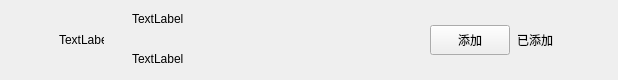
<?xml version="1.0" encoding="UTF-8"?>
<ui version="4.0">
 <class>ApplyFriendItem</class>
 <widget class="QWidget" name="ApplyFriendItem">
  <property name="geometry">
   <rect>
    <x>0</x>
    <y>0</y>
    <width>618</width>
    <height>80</height>
   </rect>
  </property>
  <property name="minimumSize">
   <size>
    <width>0</width>
    <height>80</height>
   </size>
  </property>
  <property name="maximumSize">
   <size>
    <width>16777215</width>
    <height>80</height>
   </size>
  </property>
  <property name="windowTitle">
   <string>Form</string>
  </property>
  <layout class="QHBoxLayout" name="horizontalLayout">
   <property name="spacing">
    <number>6</number>
   </property>
   <property name="leftMargin">
    <number>9</number>
   </property>
   <property name="topMargin">
    <number>0</number>
   </property>
   <property name="rightMargin">
    <number>0</number>
   </property>
   <property name="bottomMargin">
    <number>0</number>
   </property>
   <item>
    <spacer name="horizontalSpacer">
     <property name="orientation">
      <enum>Qt::Orientation::Horizontal</enum>
     </property>
     <property name="sizeType">
      <enum>QSizePolicy::Policy::Fixed</enum>
     </property>
     <property name="sizeHint" stdset="0">
      <size>
       <width>50</width>
       <height>20</height>
      </size>
     </property>
    </spacer>
   </item>
   <item>
    <widget class="QLabel" name="icon_lb">
     <property name="minimumSize">
      <size>
       <width>45</width>
       <height>45</height>
      </size>
     </property>
     <property name="maximumSize">
      <size>
       <width>45</width>
       <height>45</height>
      </size>
     </property>
     <property name="text">
      <string>TextLabel</string>
     </property>
    </widget>
   </item>
   <item>
    <widget class="QWidget" name="widget" native="true">
     <layout class="QHBoxLayout" name="horizontalLayout_2">
      <property name="spacing">
       <number>7</number>
      </property>
      <property name="leftMargin">
       <number>11</number>
      </property>
      <property name="topMargin">
       <number>2</number>
      </property>
      <property name="rightMargin">
       <number>11</number>
      </property>
      <property name="bottomMargin">
       <number>2</number>
      </property>
      <item>
       <widget class="QWidget" name="widget_2" native="true">
        <layout class="QVBoxLayout" name="verticalLayout">
         <property name="spacing">
          <number>10</number>
         </property>
         <property name="leftMargin">
          <number>11</number>
         </property>
         <property name="topMargin">
          <number>2</number>
         </property>
         <property name="rightMargin">
          <number>11</number>
         </property>
         <property name="bottomMargin">
          <number>2</number>
         </property>
         <item>
          <widget class="QLabel" name="user_name_lb">
           <property name="minimumSize">
            <size>
             <width>100</width>
             <height>30</height>
            </size>
           </property>
           <property name="maximumSize">
            <size>
             <width>200</width>
             <height>30</height>
            </size>
           </property>
           <property name="text">
            <string>TextLabel</string>
           </property>
          </widget>
         </item>
         <item>
          <widget class="QLabel" name="user_chat_lb">
           <property name="minimumSize">
            <size>
             <width>100</width>
             <height>30</height>
            </size>
           </property>
           <property name="maximumSize">
            <size>
             <width>200</width>
             <height>30</height>
            </size>
           </property>
           <property name="text">
            <string>TextLabel</string>
           </property>
          </widget>
         </item>
        </layout>
       </widget>
      </item>
      <item>
       <spacer name="horizontalSpacer_3">
        <property name="orientation">
         <enum>Qt::Orientation::Horizontal</enum>
        </property>
        <property name="sizeHint" stdset="0">
         <size>
          <width>40</width>
          <height>20</height>
         </size>
        </property>
       </spacer>
      </item>
      <item>
       <widget class="ClickedBtn" name="addBtn">
        <property name="minimumSize">
         <size>
          <width>80</width>
          <height>30</height>
         </size>
        </property>
        <property name="maximumSize">
         <size>
          <width>80</width>
          <height>30</height>
         </size>
        </property>
        <property name="text">
         <string>添加</string>
        </property>
       </widget>
      </item>
      <item>
       <widget class="QLabel" name="already_add_lb">
        <property name="minimumSize">
         <size>
          <width>40</width>
          <height>0</height>
         </size>
        </property>
        <property name="text">
         <string>已添加</string>
        </property>
       </widget>
      </item>
      <item>
       <spacer name="horizontalSpacer_2">
        <property name="orientation">
         <enum>Qt::Orientation::Horizontal</enum>
        </property>
        <property name="sizeType">
         <enum>QSizePolicy::Policy::Fixed</enum>
        </property>
        <property name="sizeHint" stdset="0">
         <size>
          <width>50</width>
          <height>20</height>
         </size>
        </property>
       </spacer>
      </item>
     </layout>
    </widget>
   </item>
  </layout>
 </widget>
 <customwidgets>
  <customwidget>
   <class>ClickedBtn</class>
   <extends>QPushButton</extends>
   <header location="global">clickedbtn.h</header>
  </customwidget>
 </customwidgets>
 <resources/>
 <connections/>
</ui>
